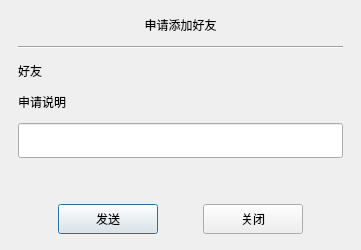
<?xml version="1.0" encoding="UTF-8"?>
<ui version="4.0">
 <class>ApplyFriend</class>
 <widget class="QDialog" name="ApplyFriend">
  <property name="geometry">
   <rect><x>0</x><y>0</y><width>361</width><height>250</height></rect>
  </property>
  <property name="minimumSize">
   <size><width>361</width><height>250</height></size>
  </property>
  <property name="maximumSize">
   <size><width>361</width><height>250</height></size>
  </property>
  <property name="windowTitle">
   <string>&#30003;&#35831;&#28155;&#21152;&#22909;&#21451;</string>
  </property>
  <layout class="QVBoxLayout" name="verticalLayout">
   <property name="leftMargin"><number>18</number></property>
   <property name="topMargin"><number>16</number></property>
   <property name="rightMargin"><number>18</number></property>
   <property name="bottomMargin"><number>16</number></property>
   <property name="spacing"><number>12</number></property>
   <item>
    <widget class="QLabel" name="apply_lb">
     <property name="text"><string>&#30003;&#35831;&#28155;&#21152;&#22909;&#21451;</string></property>
     <property name="alignment"><set>Qt::AlignCenter</set></property>
    </widget>
   </item>
   <item>
    <widget class="Line" name="h_line">
     <property name="orientation"><enum>Qt::Horizontal</enum></property>
    </widget>
   </item>
   <item>
    <layout class="QHBoxLayout" name="targetLayout">
     <item><widget class="QLabel" name="target_title_lb"><property name="text"><string>&#22909;&#21451;</string></property></widget></item>
     <item><widget class="QLabel" name="target_name_lb"><property name="text"><string/></property></widget></item>
     <item><spacer name="targetSpacer"><property name="orientation"><enum>Qt::Horizontal</enum></property><property name="sizeHint" stdset="0"><size><width>40</width><height>20</height></size></property></spacer></item>
    </layout>
   </item>
   <item>
    <widget class="QLabel" name="request_title_lb">
     <property name="text"><string>&#30003;&#35831;&#35828;&#26126;</string></property>
    </widget>
   </item>
   <item>
    <widget class="CustomizeEdit" name="name_ed">
     <property name="minimumSize"><size><width>0</width><height>35</height></size></property>
    </widget>
   </item>
   <item>
    <spacer name="verticalSpacer"><property name="orientation"><enum>Qt::Vertical</enum></property><property name="sizeHint" stdset="0"><size><width>20</width><height>20</height></size></property></spacer>
   </item>
   <item>
    <widget class="QWidget" name="apply_sure_wid" native="true">
     <layout class="QHBoxLayout" name="buttonLayout">
      <property name="leftMargin"><number>0</number></property>
      <property name="topMargin"><number>0</number></property>
      <property name="rightMargin"><number>0</number></property>
      <property name="bottomMargin"><number>0</number></property>
      <item><spacer name="leftButtonSpacer"><property name="orientation"><enum>Qt::Horizontal</enum></property><property name="sizeHint" stdset="0"><size><width>40</width><height>20</height></size></property></spacer></item>
      <item><widget class="ClickedBtn" name="sure_btn"><property name="minimumSize"><size><width>100</width><height>30</height></size></property><property name="text"><string>&#21457;&#36865;</string></property></widget></item>
      <item><spacer name="middleButtonSpacer"><property name="orientation"><enum>Qt::Horizontal</enum></property><property name="sizeHint" stdset="0"><size><width>20</width><height>20</height></size></property></spacer></item>
      <item><widget class="ClickedBtn" name="cancel_btn"><property name="minimumSize"><size><width>100</width><height>30</height></size></property><property name="text"><string>&#20851;&#38381;</string></property></widget></item>
      <item><spacer name="rightButtonSpacer"><property name="orientation"><enum>Qt::Horizontal</enum></property><property name="sizeHint" stdset="0"><size><width>40</width><height>20</height></size></property></spacer></item>
     </layout>
    </widget>
   </item>
  </layout>
 </widget>
 <customwidgets>
  <customwidget><class>CustomizeEdit</class><extends>QLineEdit</extends><header>customizeedit.h</header></customwidget>
  <customwidget><class>ClickedBtn</class><extends>QPushButton</extends><header>clickedbtn.h</header></customwidget>
 </customwidgets>
 <resources/>
 <connections/>
</ui>
